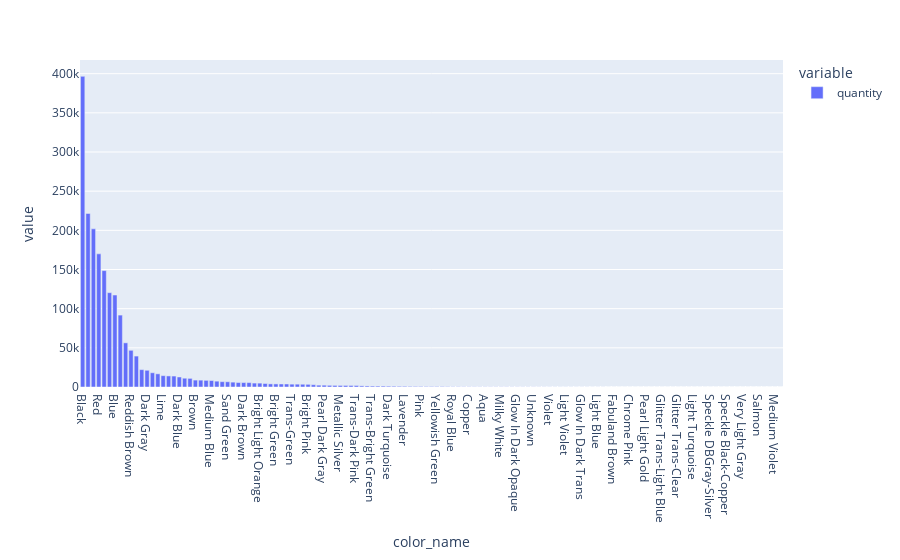

The cell this chart's notebook holds for it:
### Markdown cell above
There are 131 different lego colors in our dataset

### Code cell
alltime_colors = df.groupby('color_name')['quantity'].sum().sort_values(ascending=False)
alltime_colors.plot(kind='bar')

### Figure 1 — Plotly figure (JSON) as saved in the notebook; plotly's stock layout.template omitted (floating-point values rounded to 4 significant figures; data arrays with more than 128 entries replaced by an {"elided": "..."} marker saying what was removed)
{"data": [{"alignmentgroup": "True", "hovertemplate": "variable=quantity<br>color_name=%{x}<br>value=%{y}<extra></extra>", "legendgroup": "quantity", "marker": {"color": "#636efa", "pattern": {"shape": ""}}, "name": "quantity", "offsetgroup": "quantity", "orientation": "v", "showlegend": true, "textposition": "auto", "type": "bar", "x": {"elided": "131 str values"}, "xaxis": "x", "y": {"elided": "131 int values"}, "yaxis": "y"}], "layout": {"barmode": "relative", "legend": {"title": {"text": "variable"}, "tracegroupgap": 0}, "margin": {"t": 60}, "xaxis": {"anchor": "y", "domain": [0, 1], "title": {"text": "color_name"}}, "yaxis": {"anchor": "x", "domain": [0, 1], "title": {"text": "value"}}}}
